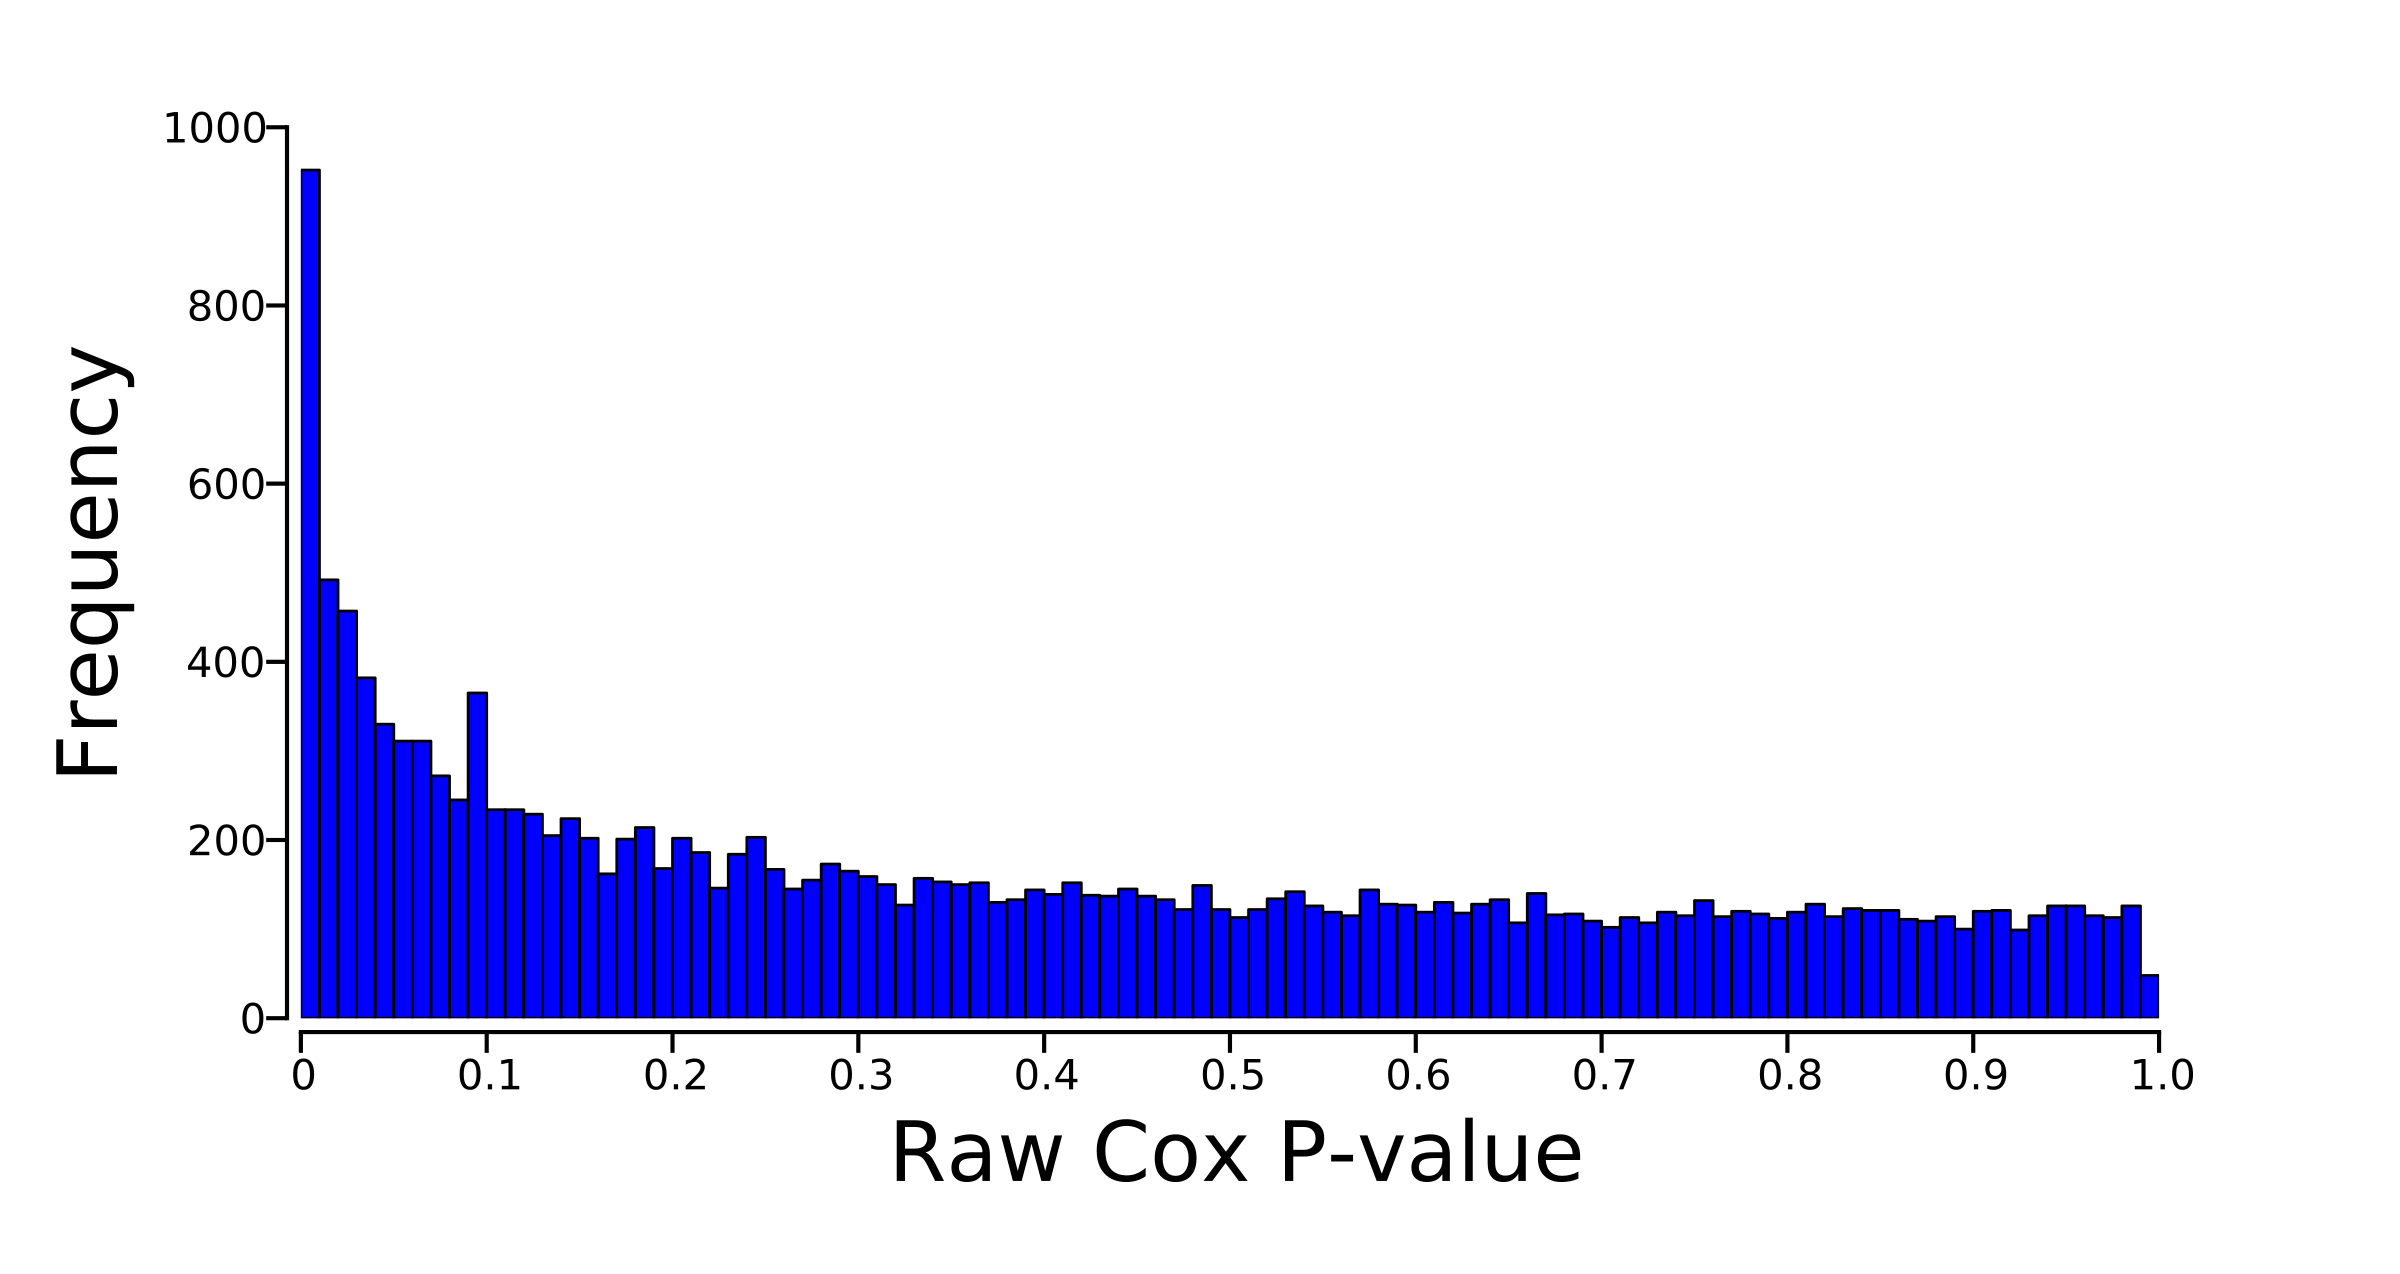

Python code for this plot:
##script for creating a histogram

## Load necessary modules
import pylab as plt
import numpy as np
import os
BASE_DIR = os.path.dirname(os.path.dirname(os.path.dirname(os.path.dirname(os.path.abspath(__file__)))))
f=open(os.path.join(BASE_DIR,'cox_regression','HNSC','coeffs_normalized_pvalues_adjusted.txt'))
data=[i.strip().split() for i in f]
ids,coeffs,normalized,pvalues,adjusted=zip(*data)

pvalues=map(float,pvalues)

##decide how man bins, 100 is the maximum possible due to only having two sig figs
number=100.0

counts={}

##use a dictionary to populate the bins
for i in range(int(number)):
    for j in pvalues:
        if i/number<j<=(i+1)/number:
            counts[i]=counts.get(i,0)+1

##convert the dictionary to a list
mylist=zip(counts.keys(),counts.values())

##sort the list so that the bins are in order
mylist.sort()



##plot the data with pylab
fig = plt.figure()
ax = fig.add_subplot(111)
fig.subplots_adjust(bottom=.2)

ax.bar([i[0]/number for i in mylist],[i[1] for i in mylist],color='b',width=1/number,linewidth=2.0)
ax.set_xlim((0,1))

for item in ax.get_yticklabels():
        item.set_fontsize(30)

for item in ax.get_xticklabels():
        item.set_fontsize(30)

ax.tick_params(axis='x',length=15,width=3,direction='out',labelsize=30)
ax.tick_params(axis='y',length=15,width=3,direction='out',labelsize=30)
ax.spines['top'].set_visible(False)
ax.spines['right'].set_visible(False)
ax.spines['left'].set_linewidth(3)
ax.spines['bottom'].set_linewidth(3)
ax.spines['bottom'].set_position(['outward',10])
ax.spines['left'].set_position(['outward',10])
ax.xaxis.set_ticks_position('bottom')
ax.yaxis.set_ticks_position('left')
ax.set_xticks([i/10.0 for i in range(0,11)])
ax.set_xticklabels(['0']+[str(i/10.0) for i in range(1,11)])
ax.set_ylabel('Frequency',fontsize=60,labelpad=20)
ax.set_xlabel('Raw Cox P-value',fontsize=60,labelpad=20)
plt.show()
